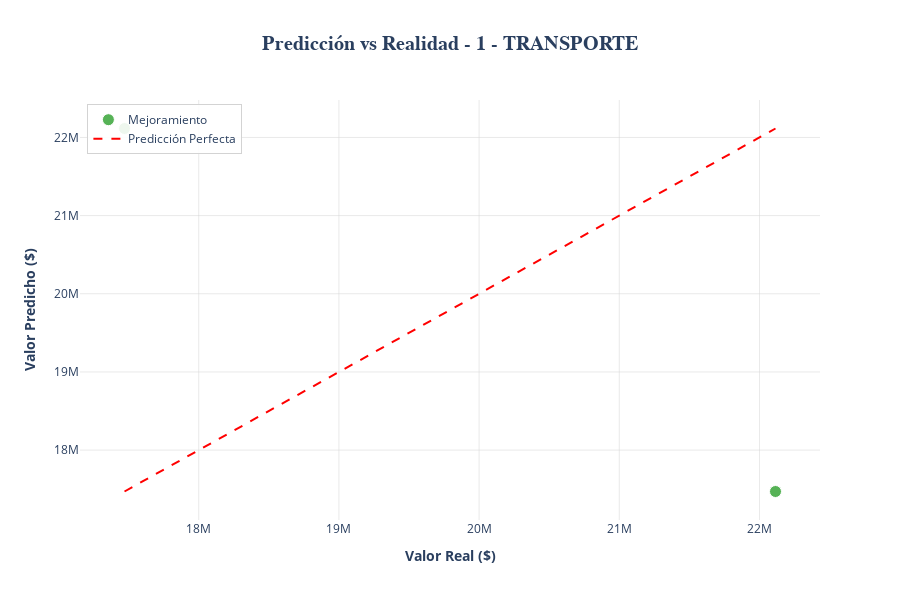
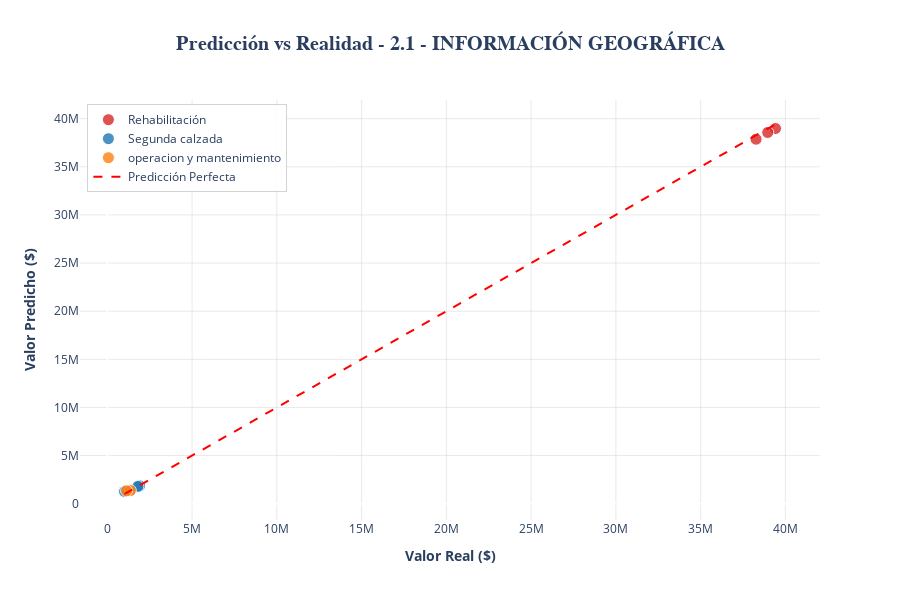
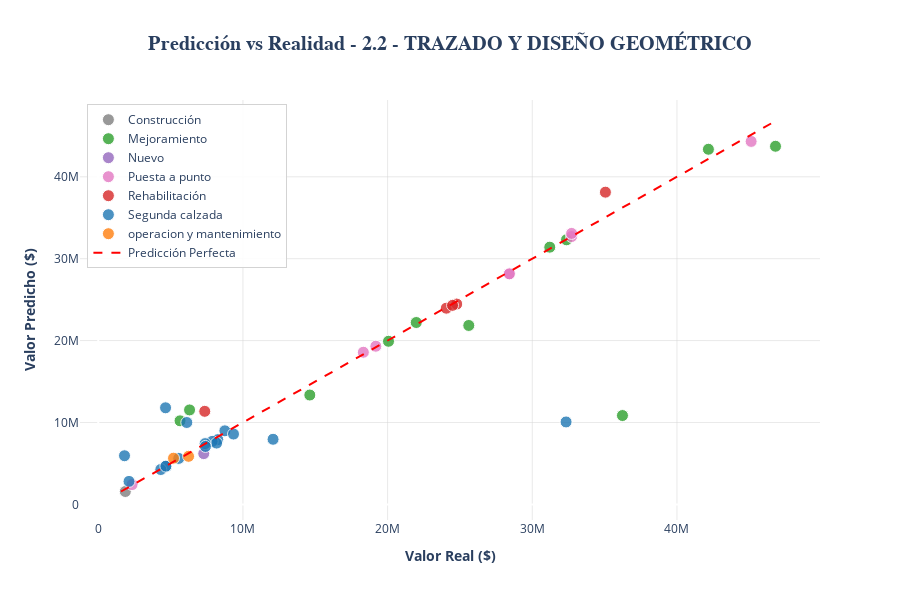
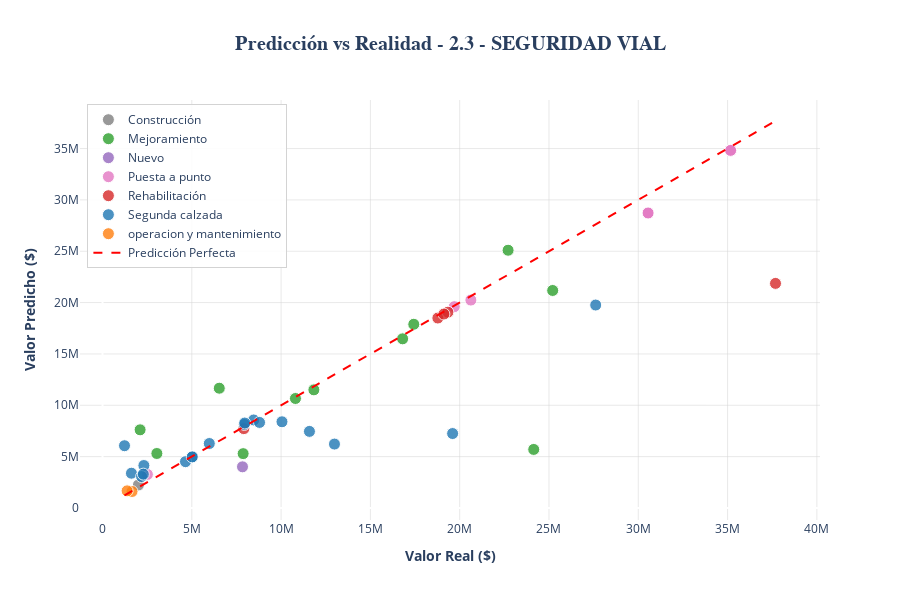

Here is the notebook cell these charts were saved with, in order:
### Code cell
def train_and_calculate_metrics(df, target_columns, predictor_name, hue_name):
    results = {}
    
    for target_name in target_columns:
        df_item = df.loc[:, [predictor_name, hue_name, target_name]]
        df_item_cleaned = remove_outliers(df_item, target_name) 
        # df_item_cleaned = remove_outliers(df_item, target_name, method='all_strict') 
        # preproccesing.show_plots_eda(predictor_name, target_name, hue_name, df_item_cleaned)
        print(target_name)
        X, y, y_predicted, trained_model = train_model(df_item_cleaned, predictor_name, hue_name, target_name)
        analysis_plots(y, y_predicted, df_item_cleaned, predictor_name, target_name, hue_name)
        
        results[target_name] = {
            'X': X,
            'y': y,
            'y_predicted': y_predicted,
            'trained_model': trained_model
        }
        
        # if target_name == '16 - DIRECCIÓN Y COORDINACIÓN':
        #     break
    return results    

predictor_name = 'LONGITUD KM'
hue_name = 'ALCANCE'

# ['LONGITUD KM', 'ALCANCE', '1 - TRANSPORTE', '2.1 - INFORMACIÓN GEOGRÁFICA', '2.2 - TRAZADO Y DISEÑO GEOMÉTRICO',
#        '2.3 - SEGURIDAD VIAL', '2.4 - SISTEMAS INTELIGENTES', '3.1 - GEOLOGÍA','3.2 - HIDROGEOLOGÍA', '4 - SUELOS', '5 - TALUDES', '6 - PAVIMENTO',
#        '7 - SOCAVACIÓN', '8 - ESTRUCTURAS', '9 - TÚNELES', '10 - URBANISMO Y PAISAJISMO', '11 - PREDIAL', '12 - IMPACTO AMBIENTAL',
#        '13 - CANTIDADES', '14 - EVALUACIÓN SOCIOECONÓMICA', '15 - OTROS - MANEJO DE REDES', '16 - DIRECCIÓN Y COORDINACIÓN']

target_columns = ['1 - TRANSPORTE', '2.1 - INFORMACIÓN GEOGRÁFICA','2.2 - TRAZADO Y DISEÑO GEOMÉTRICO', '2.3 - SEGURIDAD VIAL', '2.4 - SISTEMAS INTELIGENTES', 
                  '5 - TALUDES', '6 - PAVIMENTO', '7 - SOCAVACIÓN', '11 - PREDIAL', 
                  '12 - IMPACTO AMBIENTAL', '15 - OTROS - MANEJO DE REDES', '16 - DIRECCIÓN Y COORDINACIÓN']

df = df_vp[['LONGITUD KM', 'ALCANCE', 'TIPO TERRENO']].join(df_vp.loc[:, '1 - TRANSPORTE':'16 - DIRECCIÓN Y COORDINACIÓN'])
results = train_and_calculate_metrics(df, target_columns, predictor_name, hue_name)

### Figure 1 — Plotly figure (JSON) as saved in the notebook; plotly's stock layout.template omitted (floating-point values rounded to 4 significant figures)
{"data": [{"customdata": ["<b>Código:</b> 0552903<br><b>Nombre:</b> TRANSVERSAL BOYACÁ<br><b>LONGITUD KM:</b> 10.06<br><b>ALCANCE:</b> Mejoramiento<br><b>Valor Real:</b> $17,470,402<br><b>Predicción:</b> $22,114,377", "<b>Código:</b> 0581301<br><b>Nombre:</b> QUEREMAL - DANUBIO<br><b>LONGITUD KM:</b> 5.24<br><b>ALCANCE:</b> Mejoramiento<br><b>Valor Real:</b> $22,114,377<br><b>Predicción:</b> $17,470,402"], "hovertemplate": "%{customdata}<extra></extra>", "marker": {"color": "#2ca02c", "line": {"color": "white", "width": 1}, "opacity": 0.8, "size": 12}, "mode": "markers", "name": "Mejoramiento", "type": "scatter", "x": [17470000.0, 22110000.0], "y": [22110000.0, 17470000.0]}, {"line": {"color": "red", "dash": "dash", "width": 2}, "mode": "lines", "name": "Predicción Perfecta", "showlegend": true, "type": "scatter", "x": [17470000.0, 22110000.0], "y": [17470000.0, 22110000.0]}], "layout": {"height": 600, "hovermode": "closest", "legend": {"bgcolor": "rgba(255, 255, 255, 0.9)", "bordercolor": "lightgray", "borderwidth": 1, "orientation": "v", "x": 0.01, "xanchor": "left", "y": 0.99, "yanchor": "top"}, "paper_bgcolor": "white", "plot_bgcolor": "white", "title": {"font": {"family": "Arial Black", "size": 20}, "text": "<b>Predicción vs Realidad - 1 - TRANSPORTE</b>", "x": 0.5, "xanchor": "center"}, "width": 900, "xaxis": {"gridcolor": "lightgray", "gridwidth": 0.5, "showgrid": true, "title": {"font": {"size": 14}, "text": "<b>Valor Real ($)</b>"}}, "yaxis": {"gridcolor": "lightgray", "gridwidth": 0.5, "showgrid": true, "title": {"font": {"size": 14}, "text": "<b>Valor Predicho ($)</b>"}}}}

### Figure 2 — Plotly figure (JSON) as saved in the notebook; plotly's stock layout.template omitted (floating-point values rounded to 4 significant figures)
{"data": [{"customdata": ["<b>Código:</b> 0347801<br><b>Nombre:</b> TERMINACIÓN TÚNEL DE LA LÍNEA<br><b>LONGITUD KM:</b> 8.35<br><b>ALCANCE:</b> Rehabilitación<br><b>Valor Real:</b> $38,269,765<br><b>Predicción:</b> $37,866,266", "<b>Código:</b> 0347801<br><b>Nombre:</b> TERMINACIÓN TÚNEL DE LA LÍNEA<br><b>LONGITUD KM:</b> 8.60<br><b>ALCANCE:</b> Rehabilitación<br><b>Valor Real:</b> $39,415,566<br><b>Predicción:</b> $38,978,716", "<b>Código:</b> 0347801<br><b>Nombre:</b> TERMINACIÓN TÚNEL DE LA LÍNEA<br><b>LONGITUD KM:</b> 8.50<br><b>ALCANCE:</b> Rehabilitación<br><b>Valor Real:</b> $38,957,246<br><b>Predicción:</b> $38,568,731"], "hovertemplate": "%{customdata}<extra></extra>", "marker": {"color": "#d62728", "line": {"color": "white", "width": 1}, "opacity": 0.8, "size": 12}, "mode": "markers", "name": "Rehabilitación", "type": "scatter", "x": [38270000.0, 39420000.0, 38960000.0], "y": [37870000.0, 38980000.0, 38570000.0]}, {"customdata": ["<b>Código:</b> 0005<br><b>Nombre:</b> BUENAVENTURA LOBOGUERRERO<br><b>LONGITUD KM:</b> 10.00<br><b>ALCANCE:</b> Segunda calzada<br><b>Valor Real:</b> $1,332,293<br><b>Predicción:</b> $1,391,741", "<b>Código:</b> 0005<br><b>Nombre:</b> BUENAVENTURA LOBOGUERRERO<br><b>LONGITUD KM:</b> 14.30<br><b>ALCANCE:</b> Segunda calzada<br><b>Valor Real:</b> $1,905,179<br><b>Predicción:</b> $1,872,382", "<b>Código:</b> 0005<br><b>Nombre:</b> BUENAVENTURA LOBOGUERRERO<br><b>LONGITUD KM:</b> 13.50<br><b>ALCANCE:</b> Segunda calzada<br><b>Valor Real:</b> $1,798,596<br><b>Predicción:</b> $1,793,802", "<b>Código:</b> 0005<br><b>Nombre:</b> BUENAVENTURA LOBOGUERRERO<br><b>LONGITUD KM:</b> 7.60<br><b>ALCANCE:</b> Segunda calzada<br><b>Valor Real:</b> $1,012,543<br><b>Predicción:</b> $1,269,719"], "hovertemplate": "%{customdata}<extra></extra>", "marker": {"color": "#1f77b4", "line": {"color": "white", "width": 1}, "opacity": 0.8, "size": 12}, "mode": "markers", "name": "Segunda calzada", "type": "scatter", "x": [1332000.0, 1905000.0, 1799000.0, 1013000.0], "y": [1392000.0, 1872000.0, 1794000.0, 1270000.0]}, {"customdata": ["<b>Código:</b> 0005<br><b>Nombre:</b> BUENAVENTURA LOBOGUERRERO<br><b>LONGITUD KM:</b> 10.20<br><b>ALCANCE:</b> operacion y mantenimiento<br><b>Valor Real:</b> $1,358,939<br><b>Predicción:</b> $1,365,162", "<b>Código:</b> 0005<br><b>Nombre:</b> BUENAVENTURA LOBOGUERRERO<br><b>LONGITUD KM:</b> 8.50<br><b>ALCANCE:</b> operacion y mantenimiento<br><b>Valor Real:</b> $1,132,449<br><b>Predicción:</b> $1,340,001"], "hovertemplate": "%{customdata}<extra></extra>", "marker": {"color": "#ff7f0e", "line": {"color": "white", "width": 1}, "opacity": 0.8, "size": 12}, "mode": "markers", "name": "operacion y mantenimiento", "type": "scatter", "x": [1359000.0, 1132000.0], "y": [1365000.0, 1340000.0]}, {"line": {"color": "red", "dash": "dash", "width": 2}, "mode": "lines", "name": "Predicción Perfecta", "showlegend": true, "type": "scatter", "x": [1013000.0, 39420000.0], "y": [1013000.0, 39420000.0]}], "layout": {"height": 600, "hovermode": "closest", "legend": {"bgcolor": "rgba(255, 255, 255, 0.9)", "bordercolor": "lightgray", "borderwidth": 1, "orientation": "v", "x": 0.01, "xanchor": "left", "y": 0.99, "yanchor": "top"}, "paper_bgcolor": "white", "plot_bgcolor": "white", "title": {"font": {"family": "Arial Black", "size": 20}, "text": "<b>Predicción vs Realidad - 2.1 - INFORMACIÓN GEOGRÁFICA</b>", "x": 0.5, "xanchor": "center"}, "width": 900, "xaxis": {"gridcolor": "lightgray", "gridwidth": 0.5, "showgrid": true, "title": {"font": {"size": 14}, "text": "<b>Valor Real ($)</b>"}}, "yaxis": {"gridcolor": "lightgray", "gridwidth": 0.5, "showgrid": true, "title": {"font": {"size": 14}, "text": "<b>Valor Predicho ($)</b>"}}}}

### Figure 3 — Plotly figure (JSON) as saved in the notebook; plotly's stock layout.template omitted (floating-point values rounded to 4 significant figures)
{"data": [{"customdata": ["<b>Código:</b> 0654801<br><b>Nombre:</b> BUGA - BUENAVENTURA<br><b>LONGITUD KM:</b> 0.80<br><b>ALCANCE:</b> Construcción <br><b>Valor Real:</b> $1,869,655<br><b>Predicción:</b> $1,572,834"], "hovertemplate": "%{customdata}<extra></extra>", "marker": {"color": "#7f7f7f", "line": {"color": "white", "width": 1}, "opacity": 0.8, "size": 12}, "mode": "markers", "name": "Construcción ", "type": "scatter", "x": [1870000.0], "y": [1573000.0]}, {"customdata": ["<b>Código:</b> 0266702<br><b>Nombre:</b> CATAMBUCO - PASTO UF5.2<br><b>LONGITUD KM:</b> 5.00<br><b>ALCANCE:</b> Mejoramiento<br><b>Valor Real:</b> $6,311,029<br><b>Predicción:</b> $11,534,356", "<b>Código:</b> 0321501<br><b>Nombre:</b> DISEÑO GEOMÉTRICO TERCER CARRIL BOGOTÁ - GIRARDOT<br><b>LONGITUD KM:</b> 9.00<br><b>ALCANCE:</b> Mejoramiento<br><b>Valor Real:</b> $20,062,547<br><b>Predicción:</b> $19,915,504", "<b>Código:</b> 0321501<br><b>Nombre:</b> DISEÑO GEOMÉTRICO TERCER CARRIL BOGOTÁ - GIRARDOT<br><b>LONGITUD KM:</b> 21.00<br><b>ALCANCE:</b> Mejoramiento<br><b>Valor Real:</b> $46,812,609<br><b>Predicción:</b> $43,729,822", "<b>Código:</b> 0321501<br><b>Nombre:</b> DISEÑO GEOMÉTRICO TERCER CARRIL BOGOTÁ - GIRARDOT<br><b>LONGITUD KM:</b> 14.00<br><b>ALCANCE:</b> Mejoramiento<br><b>Valor Real:</b> $31,208,406<br><b>Predicción:</b> $31,407,486", "<b>Código:</b> 0321501<br><b>Nombre:</b> DISEÑO GEOMÉTRICO TERCER CARRIL BOGOTÁ - GIRARDOT<br><b>LONGITUD KM:</b> 6.56<br><b>ALCANCE:</b> Mejoramiento<br><b>Valor Real:</b> $14,623,367<br><b>Predicción:</b> $13,352,780", "<b>Código:</b> 0321501<br><b>Nombre:</b> DISEÑO GEOMÉTRICO TERCER CARRIL BOGOTÁ - GIRARDOT<br><b>LONGITUD KM:</b> 18.92<br><b>ALCANCE:</b> Mejoramiento<br><b>Valor Real:</b> $42,175,932<br><b>Predicción:</b> $43,362,263", "<b>Código:</b> 0321501<br><b>Nombre:</b> DISEÑO GEOMÉTRICO TERCER CARRIL BOGOTÁ - GIRARDOT<br><b>LONGITUD KM:</b> 14.52<br><b>ALCANCE:</b> Mejoramiento<br><b>Valor Real:</b> $32,367,575<br><b>Predicción:</b> $32,303,549", "<b>Código:</b> 0321501<br><b>Nombre:</b> DISEÑO GEOMÉTRICO TERCER CARRIL BOGOTÁ - GIRARDOT<br><b>LONGITUD KM:</b> 9.86<br><b>ALCANCE:</b> Mejoramiento<br><b>Valor Real:</b> $21,979,635<br><b>Predicción:</b> $22,207,713", "<b>Código:</b> 0427901<br><b>Nombre:</b> PURIFICACIÓN - LOZANÍA<br><b>LONGITUD KM:</b> 5.00<br><b>ALCANCE:</b> Mejoramiento<br><b>Valor Real:</b> $5,652,966<br><b>Predicción:</b> $10,201,423", "<b>Código:</b> 0552903<br><b>Nombre:</b> TRANSVERSAL BOYACÁ<br><b>LONGITUD KM:</b> 10.06<br><b>ALCANCE:</b> Mejoramiento<br><b>Valor Real:</b> $25,611,912<br><b>Predicción:</b> $21,847,690", "<b>Código:</b> 0581301<br><b>Nombre:</b> QUEREMAL - DANUBIO<br><b>LONGITUD KM:</b> 5.24<br><b>ALCANCE:</b> Mejoramiento<br><b>Valor Real:</b> $36,233,844<br><b>Predicción:</b> $10,847,625"], "hovertemplate": "%{customdata}<extra></extra>", "marker": {"color": "#2ca02c", "line": {"color": "white", "width": 1}, "opacity": 0.8, "size": 12}, "mode": "markers", "name": "Mejoramiento", "type": "scatter", "x": [6311000.0, 20060000.0, 46810000.0, 31210000.0, 14620000.0, 42180000.0, 32370000.0, 21980000.0, 5653000.0, 25610000.0, 36230000.0], "y": [11530000.0, 19920000.0, 43730000.0, 31410000.0, 13350000.0, 43360000.0, 32300000.0, 22210000.0, 10200000.0, 21850000.0, 10850000.0]}, {"customdata": ["<b>Código:</b> 0654801<br><b>Nombre:</b> BUGA - BUENAVENTURA<br><b>LONGITUD KM:</b> 3.12<br><b>ALCANCE:</b> Nuevo<br><b>Valor Real:</b> $7,291,653<br><b>Predicción:</b> $6,195,865"], "hovertemplate": "%{customdata}<extra></extra>", "marker": {"color": "#9467bd", "line": {"color": "white", "width": 1}, "opacity": 0.8, "size": 12}, "mode": "markers", "name": "Nuevo", "type": "scatter", "x": [7292000.0], "y": [6196000.0]}, {"customdata": ["<b>Código:</b> 0654801<br><b>Nombre:</b> BUGA - BUENAVENTURA<br><b>LONGITUD KM:</b> 19.31<br><b>ALCANCE:</b> Puesta a punto<br><b>Valor Real:</b> $45,128,786<br><b>Predicción:</b> $44,319,472", "<b>Código:</b> 0654801<br><b>Nombre:</b> BUGA - BUENAVENTURA<br><b>LONGITUD KM:</b> 8.21<br><b>ALCANCE:</b> Puesta a punto<br><b>Valor Real:</b> $19,187,330<br><b>Predicción:</b> $19,310,884", "<b>Código:</b> 0654801<br><b>Nombre:</b> BUGA - BUENAVENTURA<br><b>LONGITUD KM:</b> 12.16<br><b>ALCANCE:</b> Puesta a punto<br><b>Valor Real:</b> $28,418,749<br><b>Predicción:</b> $28,151,712", "<b>Código:</b> 0654801<br><b>Nombre:</b> BUGA - BUENAVENTURA<br><b>LONGITUD KM:</b> 12.16<br><b>ALCANCE:</b> Puesta a punto<br><b>Valor Real:</b> $28,418,749<br><b>Predicción:</b> $28,148,180", "<b>Código:</b> 0654801<br><b>Nombre:</b> BUGA - BUENAVENTURA<br><b>LONGITUD KM:</b> 1.00<br><b>ALCANCE:</b> Puesta a punto<br><b>Valor Real:</b> $2,337,068<br><b>Predicción:</b> $2,417,514", "<b>Código:</b> 0654801<br><b>Nombre:</b> BUGA - BUENAVENTURA<br><b>LONGITUD KM:</b> 14.00<br><b>ALCANCE:</b> Puesta a punto<br><b>Valor Real:</b> $32,718,954<br><b>Predicción:</b> $32,703,234", "<b>Código:</b> 0654801<br><b>Nombre:</b> BUGA - BUENAVENTURA<br><b>LONGITUD KM:</b> 14.00<br><b>ALCANCE:</b> Puesta a punto<br><b>Valor Real:</b> $32,718,954<br><b>Predicción:</b> $33,086,929", "<b>Código:</b> 0654801<br><b>Nombre:</b> BUGA - BUENAVENTURA<br><b>LONGITUD KM:</b> 7.84<br><b>ALCANCE:</b> Puesta a punto<br><b>Valor Real:</b> $18,322,614<br><b>Predicción:</b> $18,575,646"], "hovertemplate": "%{customdata}<extra></extra>", "marker": {"color": "#e377c2", "line": {"color": "white", "width": 1}, "opacity": 0.8, "size": 12}, "mode": "markers", "name": "Puesta a punto", "type": "scatter", "x": [45130000.0, 19190000.0, 28420000.0, 28420000.0, 2337000.0, 32720000.0, 32720000.0, 18320000.0], "y": [44320000.0, 19310000.0, 28150000.0, 28150000.0, 2418000.0, 32700000.0, 33090000.0, 18580000.0]}, {"customdata": ["<b>Código:</b> 0347801<br><b>Nombre:</b> TERMINACIÓN TÚNEL DE LA LÍNEA<br><b>LONGITUD KM:</b> 8.35<br><b>ALCANCE:</b> Rehabilitación<br><b>Valor Real:</b> $24,056,521<br><b>Predicción:</b> $23,955,851", "<b>Código:</b> 0347801<br><b>Nombre:</b> TERMINACIÓN TÚNEL DE LA LÍNEA<br><b>LONGITUD KM:</b> 8.60<br><b>ALCANCE:</b> Rehabilitación<br><b>Valor Real:</b> $24,776,776<br><b>Predicción:</b> $24,461,474", "<b>Código:</b> 0347801<br><b>Nombre:</b> TERMINACIÓN TÚNEL DE LA LÍNEA<br><b>LONGITUD KM:</b> 8.50<br><b>ALCANCE:</b> Rehabilitación<br><b>Valor Real:</b> $24,488,674<br><b>Predicción:</b> $24,300,892", "<b>Código:</b> 0654801<br><b>Nombre:</b> BUGA - BUENAVENTURA<br><b>LONGITUD KM:</b> 15.00<br><b>ALCANCE:</b> Rehabilitación<br><b>Valor Real:</b> $35,056,022<br><b>Predicción:</b> $38,123,183", "<b>Código:</b> 0654801<br><b>Nombre:</b> BUGA - BUENAVENTURA<br><b>LONGITUD KM:</b> 3.15<br><b>ALCANCE:</b> Rehabilitación<br><b>Valor Real:</b> $7,361,765<br><b>Predicción:</b> $11,362,536"], "hovertemplate": "%{customdata}<extra></extra>", "marker": {"color": "#d62728", "line": {"color": "white", "width": 1}, "opacity": 0.8, "size": 12}, "mode": "markers", "name": "Rehabilitación", "type": "scatter", "x": [24060000.0, 24780000.0, 24490000.0, 35060000.0, 7362000.0], "y": [23960000.0, 24460000.0, 24300000.0, 38120000.0, 11360000.0]}, {"customdata": ["<b>Código:</b> 0005<br><b>Nombre:</b> BUENAVENTURA LOBOGUERRERO<br><b>LONGITUD KM:</b> 10.00<br><b>ALCANCE:</b> Segunda calzada<br><b>Valor Real:</b> $6,119,988<br><b>Predicción:</b> $9,997,582", "<b>Código:</b> 0005<br><b>Nombre:</b> BUENAVENTURA LOBOGUERRERO<br><b>LONGITUD KM:</b> 14.30<br><b>ALCANCE:</b> Segunda calzada<br><b>Valor Real:</b> $8,751,583<br><b>Predicción:</b> $8,980,631", "<b>Código:</b> 0005<br><b>Nombre:</b> BUENAVENTURA LOBOGUERRERO<br><b>LONGITUD KM:</b> 13.50<br><b>ALCANCE:</b> Segunda calzada<br><b>Valor Real:</b> $8,261,984<br><b>Predicción:</b> $7,904,709", "<b>Código:</b> 0005<br><b>Nombre:</b> BUENAVENTURA LOBOGUERRERO<br><b>LONGITUD KM:</b> 7.60<br><b>ALCANCE:</b> Segunda calzada<br><b>Valor Real:</b> $4,651,191<br><b>Predicción:</b> $11,791,795", "<b>Código:</b> 0300604<br><b>Nombre:</b> BUGA - BUENAVENTURA EL PORVENIR UF5<br><b>LONGITUD KM:</b> 2.50<br><b>ALCANCE:</b> Segunda calzada<br><b>Valor Real:</b> $1,814,013<br><b>Predicción:</b> $5,938,551", "<b>Código:</b> 0654801<br><b>Nombre:</b> BUGA - BUENAVENTURA<br><b>LONGITUD KM:</b> 3.37<br><b>ALCANCE:</b> Segunda calzada<br><b>Valor Real:</b> $7,875,920<br><b>Predicción:</b> $7,692,761", "<b>Código:</b> 0654801<br><b>Nombre:</b> BUGA - BUENAVENTURA<br><b>LONGITUD KM:</b> 3.50<br><b>ALCANCE:</b> Segunda calzada<br><b>Valor Real:</b> $8,179,739<br><b>Predicción:</b> $7,482,191", "<b>Código:</b> 0654801<br><b>Nombre:</b> BUGA - BUENAVENTURA<br><b>LONGITUD KM:</b> 5.17<br><b>ALCANCE:</b> Segunda calzada<br><b>Valor Real:</b> $12,082,642<br><b>Predicción:</b> $7,948,364", "<b>Código:</b> 0654801<br><b>Nombre:</b> BUGA - BUENAVENTURA<br><b>LONGITUD KM:</b> 0.91<br><b>ALCANCE:</b> Segunda calzada<br><b>Valor Real:</b> $2,126,732<br><b>Predicción:</b> $2,805,748", "<b>Código:</b> 0654801<br><b>Nombre:</b> BUGA - BUENAVENTURA<br><b>LONGITUD KM:</b> 3.16<br><b>ALCANCE:</b> Segunda calzada<br><b>Valor Real:</b> $7,385,135<br><b>Predicción:</b> $7,418,824", "<b>Código:</b> 0654801<br><b>Nombre:</b> BUGA - BUENAVENTURA<br><b>LONGITUD KM:</b> 4.00<br><b>ALCANCE:</b> Segunda calzada<br><b>Valor Real:</b> $9,348,273<br><b>Predicción:</b> $8,584,772", "<b>Código:</b> 0654801<br><b>Nombre:</b> BUGA - BUENAVENTURA<br><b>LONGITUD KM:</b> 2.00<br><b>ALCANCE:</b> Segunda calzada<br><b>Valor Real:</b> $4,674,136<br><b>Predicción:</b> $4,633,069", "<b>Código:</b> 0654801<br><b>Nombre:</b> BUGA - BUENAVENTURA<br><b>LONGITUD KM:</b> 1.85<br><b>ALCANCE:</b> Segunda calzada<br><b>Valor Real:</b> $4,323,576<br><b>Predicción:</b> $4,257,037", "<b>Código:</b> 0654801<br><b>Nombre:</b> BUGA - BUENAVENTURA<br><b>LONGITUD KM:</b> 3.17<br><b>ALCANCE:</b> Segunda calzada<br><b>Valor Real:</b> $7,408,506<br><b>Predicción:</b> $7,073,684", "<b>Código:</b> 0654801<br><b>Nombre:</b> BUGA - BUENAVENTURA<br><b>LONGITUD KM:</b> 2.00<br><b>ALCANCE:</b> Segunda calzada<br><b>Valor Real:</b> $4,674,136<br><b>Predicción:</b> $4,669,077", "<b>Código:</b> 0654801<br><b>Nombre:</b> BUGA - BUENAVENTURA<br><b>LONGITUD KM:</b> 2.38<br><b>ALCANCE:</b> Segunda calzada<br><b>Valor Real:</b> $5,562,222<br><b>Predicción:</b> $5,613,628", "<b>Código:</b> 6935<br><b>Nombre:</b>  PEDREGAL - PASTO UF4-UF5<br><b>LONGITUD KM:</b> 15.76<br><b>ALCANCE:</b> Segunda calzada<br><b>Valor Real:</b> $32,336,652<br><b>Predicción:</b> $10,065,247"], "hovertemplate": "%{customdata}<extra></extra>", "marker": {"color": "#1f77b4", "line": {"color": "white", "width": 1}, "opacity": 0.8, "size": 12}, "mode": "markers", "name": "Segunda calzada", "type": "scatter", "x": [6120000.0, 8752000.0, 8262000.0, 4651000.0, 1814000.0, 7876000.0, 8180000.0, 12080000.0, 2127000.0, 7385000.0, 9348000.0, 4674000.0, 4324000.0, 7409000.0, 4674000.0, 5562000.0, 32340000.0], "y": [9998000.0, 8981000.0, 7905000.0, 11790000.0, 5939000.0, 7693000.0, 7482000.0, 7948000.0, 2806000.0, 7419000.0, 8585000.0, 4633000.0, 4257000.0, 7074000.0, 4669000.0, 5614000.0, 10070000.0]}, {"customdata": ["<b>Código:</b> 0005<br><b>Nombre:</b> BUENAVENTURA LOBOGUERRERO<br><b>LONGITUD KM:</b> 10.20<br><b>ALCANCE:</b> operacion y mantenimiento<br><b>Valor Real:</b> $6,242,388<br><b>Predicción:</b> $5,867,814", "<b>Código:</b> 0005<br><b>Nombre:</b> BUENAVENTURA LOBOGUERRERO<br><b>LONGITUD KM:</b> 8.50<br><b>ALCANCE:</b> operacion y mantenimiento<br><b>Valor Real:</b> $5,201,990<br><b>Predicción:</b> $5,642,395"], "hovertemplate": "%{customdata}<extra></extra>", "marker": {"color": "#ff7f0e", "line": {"color": "white", "width": 1}, "opacity": 0.8, "size": 12}, "mode": "markers", "name": "operacion y mantenimiento", "type": "scatter", "x": [6242000.0, 5202000.0], "y": [5868000.0, 5642000.0]}, {"line": {"color": "red", "dash": "dash", "width": 2}, "mode": "lines", "name": "Predicción Perfecta", "showlegend": true, "type": "scatter", "x": [1573000.0, 46810000.0], "y": [1573000.0, 46810000.0]}], "layout": {"height": 600, "hovermode": "closest", "legend": {"bgcolor": "rgba(255, 255, 255, 0.9)", "bordercolor": "lightgray", "borderwidth": 1, "orientation": "v", "x": 0.01, "xanchor": "left", "y": 0.99, "yanchor": "top"}, "paper_bgcolor": "white", "plot_bgcolor": "white", "title": {"font": {"family": "Arial Black", "size": 20}, "text": "<b>Predicción vs Realidad - 2.2 - TRAZADO Y DISEÑO GEOMÉTRICO</b>", "x": 0.5, "xanchor": "center"}, "width": 900, "xaxis": {"gridcolor": "lightgray", "gridwidth": 0.5, "showgrid": true, "title": {"font": {"size": 14}, "text": "<b>Valor Real ($)</b>"}}, "yaxis": {"gridcolor": "lightgray", "gridwidth": 0.5, "showgrid": true, "title": {"font": {"size": 14}, "text": "<b>Valor Predicho ($)</b>"}}}}

### Figure 4 — Plotly figure (JSON) as saved in the notebook; plotly's stock layout.template omitted (floating-point values rounded to 4 significant figures)
{"data": [{"customdata": ["<b>Código:</b> 0654801<br><b>Nombre:</b> BUGA - BUENAVENTURA<br><b>LONGITUD KM:</b> 0.80<br><b>ALCANCE:</b> Construcción <br><b>Valor Real:</b> $2,009,797<br><b>Predicción:</b> $2,237,974"], "hovertemplate": "%{customdata}<extra></extra>", "marker": {"color": "#7f7f7f", "line": {"color": "white", "width": 1}, "opacity": 0.8, "size": 12}, "mode": "markers", "name": "Construcción ", "type": "scatter", "x": [2010000.0], "y": [2238000.0]}, {"customdata": ["<b>Código:</b> 0266702<br><b>Nombre:</b> CATAMBUCO - PASTO UF5.2<br><b>LONGITUD KM:</b> 5.00<br><b>ALCANCE:</b> Mejoramiento<br><b>Valor Real:</b> $2,105,373<br><b>Predicción:</b> $7,610,300", "<b>Código:</b> 0321501<br><b>Nombre:</b> DISEÑO GEOMÉTRICO TERCER CARRIL BOGOTÁ - GIRARDOT<br><b>LONGITUD KM:</b> 9.00<br><b>ALCANCE:</b> Mejoramiento<br><b>Valor Real:</b> $10,802,910<br><b>Predicción:</b> $10,661,334", "<b>Código:</b> 0321501<br><b>Nombre:</b> DISEÑO GEOMÉTRICO TERCER CARRIL BOGOTÁ - GIRARDOT<br><b>LONGITUD KM:</b> 21.00<br><b>ALCANCE:</b> Mejoramiento<br><b>Valor Real:</b> $25,206,789<br><b>Predicción:</b> $21,179,827", "<b>Código:</b> 0321501<br><b>Nombre:</b> DISEÑO GEOMÉTRICO TERCER CARRIL BOGOTÁ - GIRARDOT<br><b>LONGITUD KM:</b> 14.00<br><b>ALCANCE:</b> Mejoramiento<br><b>Valor Real:</b> $16,804,526<br><b>Predicción:</b> $16,469,869", "<b>Código:</b> 0321501<br><b>Nombre:</b> DISEÑO GEOMÉTRICO TERCER CARRIL BOGOTÁ - GIRARDOT<br><b>LONGITUD KM:</b> 6.56<br><b>ALCANCE:</b> Mejoramiento<br><b>Valor Real:</b> $7,874,121<br><b>Predicción:</b> $5,290,532", "<b>Código:</b> 0321501<br><b>Nombre:</b> DISEÑO GEOMÉTRICO TERCER CARRIL BOGOTÁ - GIRARDOT<br><b>LONGITUD KM:</b> 18.92<br><b>ALCANCE:</b> Mejoramiento<br><b>Valor Real:</b> $22,710,117<br><b>Predicción:</b> $25,098,116", "<b>Código:</b> 0321501<br><b>Nombre:</b> DISEÑO GEOMÉTRICO TERCER CARRIL BOGOTÁ - GIRARDOT<br><b>LONGITUD KM:</b> 14.52<br><b>ALCANCE:</b> Mejoramiento<br><b>Valor Real:</b> $17,428,694<br><b>Predicción:</b> $17,888,336", "<b>Código:</b> 0321501<br><b>Nombre:</b> DISEÑO GEOMÉTRICO TERCER CARRIL BOGOTÁ - GIRARDOT<br><b>LONGITUD KM:</b> 9.86<br><b>ALCANCE:</b> Mejoramiento<br><b>Valor Real:</b> $11,835,188<br><b>Predicción:</b> $11,502,109", "<b>Código:</b> 0427901<br><b>Nombre:</b> PURIFICACIÓN - LOZANÍA<br><b>LONGITUD KM:</b> 5.00<br><b>ALCANCE:</b> Mejoramiento<br><b>Valor Real:</b> $3,043,905<br><b>Predicción:</b> $5,304,897", "<b>Código:</b> 0552903<br><b>Nombre:</b> TRANSVERSAL BOYACÁ<br><b>LONGITUD KM:</b> 10.06<br><b>ALCANCE:</b> Mejoramiento<br><b>Valor Real:</b> $6,537,624<br><b>Predicción:</b> $11,662,476", "<b>Código:</b> 0581301<br><b>Nombre:</b> QUEREMAL - DANUBIO<br><b>LONGITUD KM:</b> 5.24<br><b>ALCANCE:</b> Mejoramiento<br><b>Valor Real:</b> $24,146,548<br><b>Predicción:</b> $5,700,812"], "hovertemplate": "%{customdata}<extra></extra>", "marker": {"color": "#2ca02c", "line": {"color": "white", "width": 1}, "opacity": 0.8, "size": 12}, "mode": "markers", "name": "Mejoramiento", "type": "scatter", "x": [2105000.0, 10800000.0, 25210000.0, 16800000.0, 7874000.0, 22710000.0, 17430000.0, 11840000.0, 3044000.0, 6538000.0, 24150000.0], "y": [7610000.0, 10660000.0, 21180000.0, 16470000.0, 5291000.0, 25100000.0, 17890000.0, 11500000.0, 5305000.0, 11660000.0, 5701000.0]}, {"customdata": ["<b>Código:</b> 0654801<br><b>Nombre:</b> BUGA - BUENAVENTURA<br><b>LONGITUD KM:</b> 3.12<br><b>ALCANCE:</b> Nuevo<br><b>Valor Real:</b> $7,838,210<br><b>Predicción:</b> $4,005,546"], "hovertemplate": "%{customdata}<extra></extra>", "marker": {"color": "#9467bd", "line": {"color": "white", "width": 1}, "opacity": 0.8, "size": 12}, "mode": "markers", "name": "Nuevo", "type": "scatter", "x": [7838000.0], "y": [4006000.0]}, {"customdata": ["<b>Código:</b> 0654801<br><b>Nombre:</b> BUGA - BUENAVENTURA<br><b>LONGITUD KM:</b> 8.21<br><b>ALCANCE:</b> Puesta a punto<br><b>Valor Real:</b> $20,625,546<br><b>Predicción:</b> $20,244,965", "<b>Código:</b> 0654801<br><b>Nombre:</b> BUGA - BUENAVENTURA<br><b>LONGITUD KM:</b> 12.16<br><b>ALCANCE:</b> Puesta a punto<br><b>Valor Real:</b> $30,548,920<br><b>Predicción:</b> $28,725,528", "<b>Código:</b> 0654801<br><b>Nombre:</b> BUGA - BUENAVENTURA<br><b>LONGITUD KM:</b> 12.16<br><b>ALCANCE:</b> Puesta a punto<br><b>Valor Real:</b> $30,548,920<br><b>Predicción:</b> $28,725,528", "<b>Código:</b> 0654801<br><b>Nombre:</b> BUGA - BUENAVENTURA<br><b>LONGITUD KM:</b> 1.00<br><b>ALCANCE:</b> Puesta a punto<br><b>Valor Real:</b> $2,512,247<br><b>Predicción:</b> $3,270,463", "<b>Código:</b> 0654801<br><b>Nombre:</b> BUGA - BUENAVENTURA<br><b>LONGITUD KM:</b> 14.00<br><b>ALCANCE:</b> Puesta a punto<br><b>Valor Real:</b> $35,171,454<br><b>Predicción:</b> $34,819,633", "<b>Código:</b> 0654801<br><b>Nombre:</b> BUGA - BUENAVENTURA<br><b>LONGITUD KM:</b> 14.00<br><b>ALCANCE:</b> Puesta a punto<br><b>Valor Real:</b> $35,171,454<br><b>Predicción:</b> $34,821,597", "<b>Código:</b> 0654801<br><b>Nombre:</b> BUGA - BUENAVENTURA<br><b>LONGITUD KM:</b> 7.84<br><b>ALCANCE:</b> Puesta a punto<br><b>Valor Real:</b> $19,696,015<br><b>Predicción:</b> $19,603,937"], "hovertemplate": "%{customdata}<extra></extra>", "marker": {"color": "#e377c2", "line": {"color": "white", "width": 1}, "opacity": 0.8, "size": 12}, "mode": "markers", "name": "Puesta a punto", "type": "scatter", "x": [20630000.0, 30550000.0, 30550000.0, 2512000.0, 35170000.0, 35170000.0, 19700000.0], "y": [20240000.0, 28730000.0, 28730000.0, 3270000.0, 34820000.0, 34820000.0, 19600000.0]}, {"customdata": ["<b>Código:</b> 0347801<br><b>Nombre:</b> TERMINACIÓN TÚNEL DE LA LÍNEA<br><b>LONGITUD KM:</b> 8.35<br><b>ALCANCE:</b> Rehabilitación<br><b>Valor Real:</b> $18,777,301<br><b>Predicción:</b> $18,496,879", "<b>Código:</b> 0347801<br><b>Nombre:</b> TERMINACIÓN TÚNEL DE LA LÍNEA<br><b>LONGITUD KM:</b> 8.60<br><b>ALCANCE:</b> Rehabilitación<br><b>Valor Real:</b> $19,339,496<br><b>Predicción:</b> $19,065,418", "<b>Código:</b> 0347801<br><b>Nombre:</b> TERMINACIÓN TÚNEL DE LA LÍNEA<br><b>LONGITUD KM:</b> 8.50<br><b>ALCANCE:</b> Rehabilitación<br><b>Valor Real:</b> $19,114,618<br><b>Predicción:</b> $18,883,366", "<b>Código:</b> 0654801<br><b>Nombre:</b> BUGA - BUENAVENTURA<br><b>LONGITUD KM:</b> 15.00<br><b>ALCANCE:</b> Rehabilitación<br><b>Valor Real:</b> $37,683,701<br><b>Predicción:</b> $21,870,348", "<b>Código:</b> 0654801<br><b>Nombre:</b> BUGA - BUENAVENTURA<br><b>LONGITUD KM:</b> 3.15<br><b>ALCANCE:</b> Rehabilitación<br><b>Valor Real:</b> $7,913,577<br><b>Predicción:</b> $7,725,570"], "hovertemplate": "%{customdata}<extra></extra>", "marker": {"color": "#d62728", "line": {"color": "white", "width": 1}, "opacity": 0.8, "size": 12}, "mode": "markers", "name": "Rehabilitación", "type": "scatter", "x": [18780000.0, 19340000.0, 19110000.0, 37680000.0, 7914000.0], "y": [18500000.0, 19070000.0, 18880000.0, 21870000.0, 7726000.0]}, {"customdata": ["<b>Código:</b> 0005<br><b>Nombre:</b> BUENAVENTURA LOBOGUERRERO<br><b>LONGITUD KM:</b> 10.00<br><b>ALCANCE:</b> Segunda calzada<br><b>Valor Real:</b> $1,619,942<br><b>Predicción:</b> $3,384,833", "<b>Código:</b> 0005<br><b>Nombre:</b> BUENAVENTURA LOBOGUERRERO<br><b>LONGITUD KM:</b> 14.30<br><b>ALCANCE:</b> Segunda calzada<br><b>Valor Real:</b> $2,316,517<br><b>Predicción:</b> $4,133,063", "<b>Código:</b> 0005<br><b>Nombre:</b> BUENAVENTURA LOBOGUERRERO<br><b>LONGITUD KM:</b> 13.50<br><b>ALCANCE:</b> Segunda calzada<br><b>Valor Real:</b> $2,186,922<br><b>Predicción:</b> $3,062,680", "<b>Código:</b> 0005<br><b>Nombre:</b> BUENAVENTURA LOBOGUERRERO<br><b>LONGITUD KM:</b> 7.60<br><b>ALCANCE:</b> Segunda calzada<br><b>Valor Real:</b> $1,231,156<br><b>Predicción:</b> $6,060,784", "<b>Código:</b> 0300605<br><b>Nombre:</b> BUGA - BUENAVENTURA UF4<br><b>LONGITUD KM:</b> 17.00<br><b>ALCANCE:</b> Segunda calzada<br><b>Valor Real:</b> $11,586,685<br><b>Predicción:</b> $7,457,310", "<b>Código:</b> 0654801<br><b>Nombre:</b> BUGA - BUENAVENTURA<br><b>LONGITUD KM:</b> 3.37<br><b>ALCANCE:</b> Segunda calzada<br><b>Valor Real:</b> $8,466,272<br><b>Predicción:</b> $8,572,356", "<b>Código:</b> 0654801<br><b>Nombre:</b> BUGA - BUENAVENTURA<br><b>LONGITUD KM:</b> 3.50<br><b>ALCANCE:</b> Segunda calzada<br><b>Valor Real:</b> $8,792,864<br><b>Predicción:</b> $8,329,843", "<b>Código:</b> 0654801<br><b>Nombre:</b> BUGA - BUENAVENTURA<br><b>LONGITUD KM:</b> 5.17<br><b>ALCANCE:</b> Segunda calzada<br><b>Valor Real:</b> $12,988,316<br><b>Predicción:</b> $6,221,521", "<b>Código:</b> 0654801<br><b>Nombre:</b> BUGA - BUENAVENTURA<br><b>LONGITUD KM:</b> 0.91<br><b>ALCANCE:</b> Segunda calzada<br><b>Valor Real:</b> $2,286,145<br><b>Predicción:</b> $3,294,616", "<b>Código:</b> 0654801<br><b>Nombre:</b> BUGA - BUENAVENTURA<br><b>LONGITUD KM:</b> 3.16<br><b>ALCANCE:</b> Segunda calzada<br><b>Valor Real:</b> $7,938,700<br><b>Predicción:</b> $8,130,986", "<b>Código:</b> 0654801<br><b>Nombre:</b> BUGA - BUENAVENTURA<br><b>LONGITUD KM:</b> 4.00<br><b>ALCANCE:</b> Segunda calzada<br><b>Valor Real:</b> $10,048,987<br><b>Predicción:</b> $8,393,305", "<b>Código:</b> 0654801<br><b>Nombre:</b> BUGA - BUENAVENTURA<br><b>LONGITUD KM:</b> 2.00<br><b>ALCANCE:</b> Segunda calzada<br><b>Valor Real:</b> $5,024,493<br><b>Predicción:</b> $4,974,886", "<b>Código:</b> 0654801<br><b>Nombre:</b> BUGA - BUENAVENTURA<br><b>LONGITUD KM:</b> 1.85<br><b>ALCANCE:</b> Segunda calzada<br><b>Valor Real:</b> $4,647,656<br><b>Predicción:</b> $4,507,475", "<b>Código:</b> 0654801<br><b>Nombre:</b> BUGA - BUENAVENTURA<br><b>LONGITUD KM:</b> 3.17<br><b>ALCANCE:</b> Segunda calzada<br><b>Valor Real:</b> $7,963,822<br><b>Predicción:</b> $8,272,287", "<b>Código:</b> 0654801<br><b>Nombre:</b> BUGA - BUENAVENTURA<br><b>LONGITUD KM:</b> 2.00<br><b>ALCANCE:</b> Segunda calzada<br><b>Valor Real:</b> $5,024,493<br><b>Predicción:</b> $4,975,602", "<b>Código:</b> 0654801<br><b>Nombre:</b> BUGA - BUENAVENTURA<br><b>LONGITUD KM:</b> 2.38<br><b>ALCANCE:</b> Segunda calzada<br><b>Valor Real:</b> $5,979,147<br><b>Predicción:</b> $6,277,709", "<b>Código:</b> 6935<br><b>Nombre:</b>  PEDREGAL - PASTO UF4-UF5<br><b>LONGITUD KM:</b> 15.76<br><b>ALCANCE:</b> Segunda calzada<br><b>Valor Real:</b> $19,604,291<br><b>Predicción:</b> $7,248,036", "<b>Código:</b> 6935<br><b>Nombre:</b>  PEDREGAL - PASTO UF4-UF5<br><b>LONGITUD KM:</b> 22.20<br><b>ALCANCE:</b> Segunda calzada<br><b>Valor Real:</b> $27,615,181<br><b>Predicción:</b> $19,762,678"], "hovertemplate": "%{customdata}<extra></extra>", "marker": {"color": "#1f77b4", "line": {"color": "white", "width": 1}, "opacity": 0.8, "size": 12}, "mode": "markers", "name": "Segunda calzada", "type": "scatter", "x": [1620000.0, 2317000.0, 2187000.0, 1231000.0, 11590000.0, 8466000.0, 8793000.0, 12990000.0, 2286000.0, 7939000.0, 10050000.0, 5024000.0, 4648000.0, 7964000.0, 5024000.0, 5979000.0, 19600000.0, 27620000.0], "y": [3385000.0, 4133000.0, 3063000.0, 6061000.0, 7457000.0, 8572000.0, 8330000.0, 6222000.0, 3295000.0, 8131000.0, 8393000.0, 4975000.0, 4507000.0, 8272000.0, 4976000.0, 6278000.0, 7248000.0, 19760000.0]}, {"customdata": ["<b>Código:</b> 0005<br><b>Nombre:</b> BUENAVENTURA LOBOGUERRERO<br><b>LONGITUD KM:</b> 10.20<br><b>ALCANCE:</b> operacion y mantenimiento<br><b>Valor Real:</b> $1,652,341<br><b>Predicción:</b> $1,603,863", "<b>Código:</b> 0005<br><b>Nombre:</b> BUENAVENTURA LOBOGUERRERO<br><b>LONGITUD KM:</b> 8.50<br><b>ALCANCE:</b> operacion y mantenimiento<br><b>Valor Real:</b> $1,376,951<br><b>Predicción:</b> $1,664,836"], "hovertemplate": "%{customdata}<extra></extra>", "marker": {"color": "#ff7f0e", "line": {"color": "white", "width": 1}, "opacity": 0.8, "size": 12}, "mode": "markers", "name": "operacion y mantenimiento", "type": "scatter", "x": [1652000.0, 1377000.0], "y": [1604000.0, 1665000.0]}, {"line": {"color": "red", "dash": "dash", "width": 2}, "mode": "lines", "name": "Predicción Perfecta", "showlegend": true, "type": "scatter", "x": [1231000.0, 37680000.0], "y": [1231000.0, 37680000.0]}], "layout": {"height": 600, "hovermode": "closest", "legend": {"bgcolor": "rgba(255, 255, 255, 0.9)", "bordercolor": "lightgray", "borderwidth": 1, "orientation": "v", "x": 0.01, "xanchor": "left", "y": 0.99, "yanchor": "top"}, "paper_bgcolor": "white", "plot_bgcolor": "white", "title": {"font": {"family": "Arial Black", "size": 20}, "text": "<b>Predicción vs Realidad - 2.3 - SEGURIDAD VIAL</b>", "x": 0.5, "xanchor": "center"}, "width": 900, "xaxis": {"gridcolor": "lightgray", "gridwidth": 0.5, "showgrid": true, "title": {"font": {"size": 14}, "text": "<b>Valor Real ($)</b>"}}, "yaxis": {"gridcolor": "lightgray", "gridwidth": 0.5, "showgrid": true, "title": {"font": {"size": 14}, "text": "<b>Valor Predicho ($)</b>"}}}}
